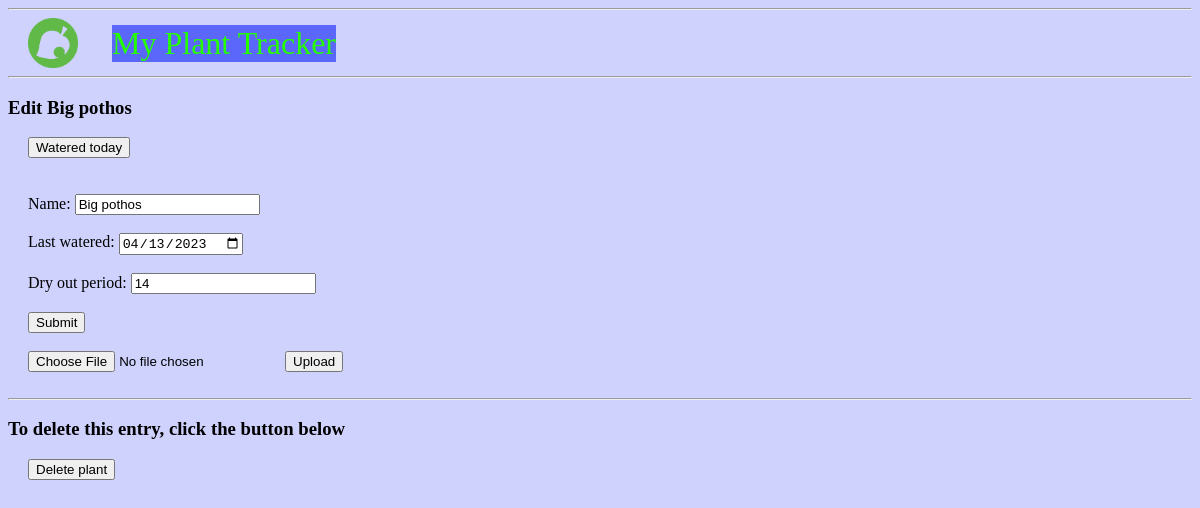
The app's page /Big pothos/edit/, older data.
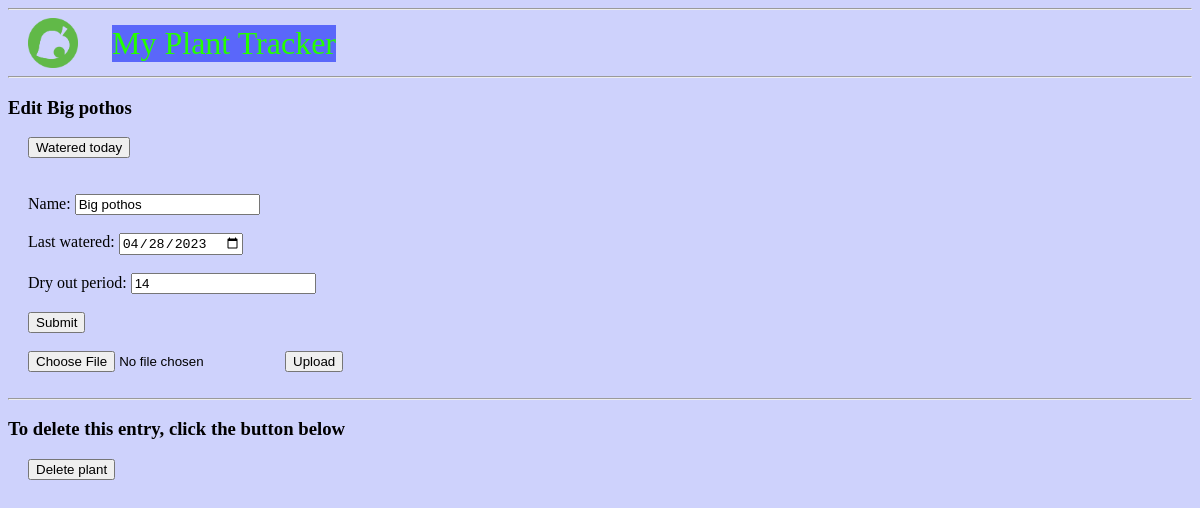
The same page, newer data.
### tables this page shows
CREATE TABLE plants (
	id INTEGER PRIMARY KEY AUTOINCREMENT,
	name TEXT NOT NULL,
	lastWatered DATE NOT NULL,
	dryOut INTEGER NOT NULL
, remaining TINYINT);

### plantFlask.py (the view, shortened to what this page needs)
@app.route('/<string:plantName>/edit/', methods=('GET', 'POST'))
def edit(plantName):
	plant = get_plant(plantName)
	print(plant)
	return render_template('edit.html', plant=plant)

### plantFlask.py (called while the page is built)
def get_db_connection():
	conn = sqlite3.connect('database.db')
	conn.row_factory = sqlite3.Row
	return conn

def get_plant(plantName):
	conn = get_db_connection()
	plant = conn.execute('SELECT * FROM plants WHERE name = ?', (plantName,)).fetchone()
	conn.close()
	return plant

### templates/edit.html
{% extends 'base.html' %}
{% block content %}
	<h3>Edit {{ plant['name'] }}</h3>
        <form action="{{ url_for('wateredToday', plantName=plant['name']) }}" method="POST", class="edit">
                <input type="submit" value="Watered today"
                        onclick="return confirm('Watered today?')">
	</form>
	<br>
	<form method="post", class="edit", enctype=multipart/form-data>
		<br>
		<label for="name">Name: </label>
		<input type="text" name="name"
			value="{{ request.form['name'] or plant['name'] }}"></input>
		<br>
		<br>
		<label for="lastWatered">Last watered: </label>
		<input type="date" name="lastWatered"
			value="{{ request.form['lastWatered'] or plant['lastWatered'] }}"></input>
		<br>
		<br>
		<label for="dryOut">Dry out period: </label>
		<input type="text" name="dryOut"
			value="{{ request.form['dryOut'] or plant['dryOut'] }}"></input>
		<br>
		<br>
		<button type="submit">Submit</button>
		<br>
		<br>
		<input type=file name=file>
		<input type=submit value=Upload>
	</form>
	<br>
	<hr>
	<h3>To delete this entry, click the button below</h3>
	<form action="{{ url_for('delete', plantName=plant['name']) }}" method="POST", class="edit">
		<input type="submit" value="Delete plant"
			onclick="return confirm('Are you sure you want to delete this plant?')">
	</form>
{% endblock %}

Row changes from the older to the newer data that the page shows:
changed plants "Big pothos": lastWatered "04/13/2023" → "04/28/2023"
